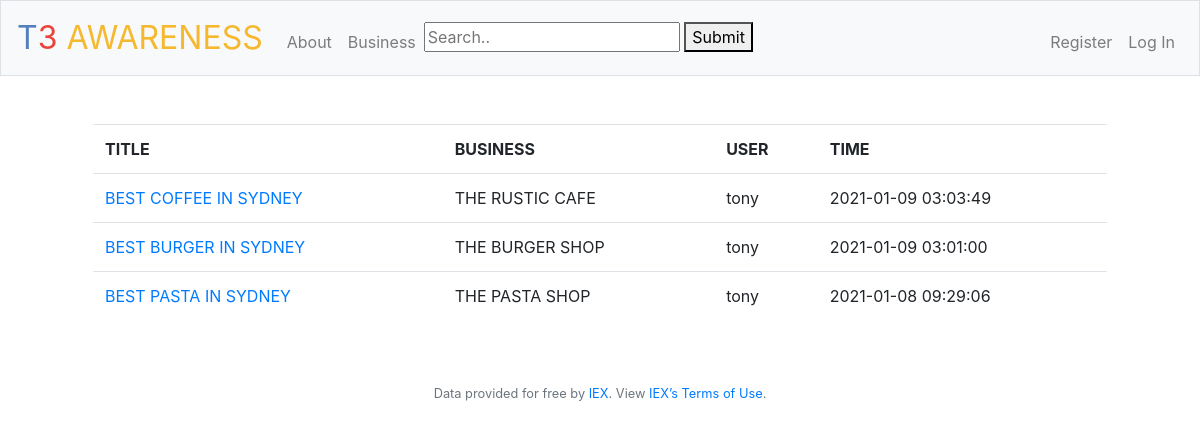
Screenshot of /business with the database file from the repository.
### tables this page shows
CREATE TABLE 'businesses' (id INTEGER PRIMARY KEY AUTOINCREMENT NOT NULL, user_id INTEGER NOT NULL, title VARCHAR(255) NOT NULL, content TEXT NOT NULL, 'time' timestamp NOT NULL DEFAULT CURRENT_TIMESTAMP, business VARCHAR(255) NOT NULL, FOREIGN KEY (user_id) REFERENCES users(id));

CREATE TABLE 'users' ('id' integer PRIMARY KEY AUTOINCREMENT NOT NULL, 'username' varchar(255) NOT NULL, 'hash' varchar(255) NOT NULL, 'email' varchar(255) NOT NULL);

### application.py (the view)
@app.route("/business", methods=["GET", "POST"])
def business():
    if request.method == "POST":
        cursor.execute("SELECT * FROM businesses WHERE title LIKE ? ORDER BY time DESC LIMIT 10", ("%" + request.form.get("search") + "%", ))
    else:
        cursor.execute("SELECT * FROM businesses ORDER BY time DESC LIMIT 10")
    campaigns = cursor.fetchall()
    campaigns_output = [[] for i in range(len(campaigns))]
    count = 0
    links = [] # array to hold hyperlinks to each article
    for campaign in campaigns:
        campaigns_output[count] = list(campaign) # campaigns_output([0]: id, [1]: user_id, [2]: title, [3]: content, [4]: time [5]: business
        cursor.execute("SELECT username FROM users WHERE id = ?", (campaign[1], ))
        user = cursor.fetchone()
        campaigns_output[count].append(user[0]) # posts_output([6] = username)
        count = count + 1
    if request.method == "POST":
        if request.form.get("search") == "":
            search = None
            return render_template("business_index.html", campaigns_output=campaigns_output, search=search)
        else:
            search = request.form.get("search").upper()
            return render_template("business_index.html", campaigns_output=campaigns_output, search = search, length = len(campaigns_output))
    else:
        search = None
        return render_template("business_index.html", campaigns_output=campaigns_output, search = search)

### application.py (called while the page is built)
@app.after_request
def after_request(response):
    response.headers["Cache-Control"] = "no-cache, no-store, must-revalidate"
    response.headers["Expires"] = 0
    response.headers["Pragma"] = "no-cache"
    return response

### templates/business_index.html (shortened to what this page needs)
{% extends "layout.html" %}
{% block main %}
    <div class="container">
        <table class="table">
            <tr style="text-align:left">
                <th>TITLE</th>
                <th>BUSINESS</th>
                <th>USER</th>
                <th>TIME</th>
            </tr>
            {% for campaign_output in campaigns_output %}
                <tr style="text-align:left">
                    <td><a href='/campaigns/{{campaign_output[2]}}{{campaign_output[1]}}'>{{campaign_output[2]}}</a></td>
                    <td>{{campaign_output[5]}}</td>
                    <td>{{campaign_output[6]}}</td>
                    <td>{{campaign_output[4]}}</td>
                </tr>
            {% endfor %}
        </table>
    </div>
{% endblock %}

### templates/layout.html (shortened to what this page needs)
<!DOCTYPE html>
<html lang="en">
    <head>
        <link href="https://maxcdn.bootstrapcdn.com/bootstrap/4.1.3/css/bootstrap.min.css" rel="stylesheet">
        <link href="/static/styles.css" rel="stylesheet">
    </head>
    <body>
        <nav class="navbar navbar-expand-md navbar-light bg-light border">
            <a class="navbar-brand" href="/"><span class="blue">T<span class="red">3</span> <span class="yellow">AWARENESS</span></a>
            <div class="collapse navbar-collapse" id="navbar">
                {% if session.user_id %}
                    <ul class="navbar-nav mr-auto mt-2">
                        <li class="nav-item"><a class="nav-link" href="/about">About</a></li>
                        <li class="nav-item"><a class="nav-link" href="/business">Business</a></li>
                        <li class="nav-item"><a class="nav-link" href="/post">Post</a></li>
                        {% if request.path == '/business' %}
                        <div class="search-container">
                            <form action="/business" method="post">
                              <input type="text" placeholder="Search by post title" name="search" type="text" required>
                              <button type="submit">Search</button>
                            </form>
                          </div>
                        {% else %}
                        <div class="search-container">
                            <form action="/" method="post">
                              <input type="text" placeholder="Search by post title" name="search" type="text" required>
                              <button type="submit">Search</button>
                            </form>
                          </div>
                        {% endif %}
                    </ul>
                    <ul class="navbar-nav ml-auto mt-2">
                        <li class="nav-item"><a class="nav-link" href="/profile">Profile</a></li>
                        <li class="nav-item"><a class="nav-link" href="/logout">Log Out</a></li>
                    </ul>
                {% else %}
                    <ul class="navbar-nav mr-auto mt-2">
                        <li class="nav-item"><a class="nav-link" href="/about">About</a></li>
                        <li class="nav-item"><a class="nav-link" href="/business">Business</a></li>
                        {% if request.path == '/business' %}
                        <div class="search-container">
                            <form action="/business" method="post">
                              <input type="text" placeholder="Search.." name="search" type="text">
                              <button type="submit">Submit</button>
                            </form>
                          </div>
                        {% endif %}
                    </ul>
                    <ul class="navbar-nav ml-auto mt-2">
                        <li class="nav-item"><a class="nav-link" href="/register">Register</a></li>
                        <li class="nav-item"><a class="nav-link" href="/login">Log In</a></li>
                    </ul>
                {% endif %}
            </div>
        </nav>
        <main class="container p-5">
            {% block main %}{% endblock %}
        </main>
        <footer class="small text-center text-muted">
            Data provided for free by <a href="https://iextrading.com/developer">IEX</a>. View <a href="https://iextrading.com/api-exhibit-a/">IEX’s Terms of Use</a>.
        </footer>
    </body>
</html>

### static/styles.css (style rules this page uses)
nav .navbar-brand { font-size: xx-large; }
nav .navbar-brand .blue { color: #537fbe; }
nav .navbar-brand .red { color: #ea433b; }
nav .navbar-brand .yellow { color: #f5b82e; }
main { overflow-x: auto; text-align: center; }

### rows the page displays
businesses: title "BEST COFFEE IN SYDNEY", business "THE RUSTIC CAFE", time "2021-01-09 03:03:49"
users: username "tony" "tony" "tony"
businesses: title "BEST BURGER IN SYDNEY", business "THE BURGER SHOP", time "2021-01-09 03:01:00"
businesses: title "BEST PASTA IN SYDNEY", business "THE PASTA SHOP", time "2021-01-08 09:29:06"
